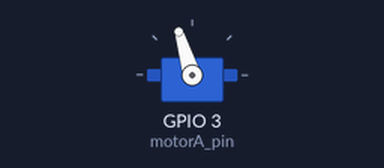
A sketch run on a simulated ESP32. Parts: servo. What the sketch prints to the serial monitor is not drawn.

Above: at 0.1 s.
At 24.7 s:
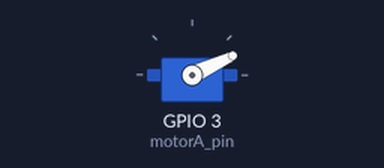
Timing chart, 0 to 26.7 s (numbered marks = the images above):
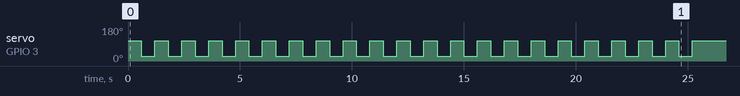

The sketch:

Feeding_machine_corecode.ino
```cpp
#include <ESP32_Servo.h>
#define MIN_SIGNAL 800
#define MAX_SIGNAL 1650

int motorA_pin = 3;

float weight = 3.0;
const float percount = 0.14;//1번 회전 당 weight(단위: g)

int N_times = weight / percount;//돌아야 하는 서보모터의 회전. (왔다갔다하는 수)

Servo motorA;

void setup() {
  Serial.begin(9600); // open the serial port
  Serial.println("Feeder status : ONLINE");
  motorA.attach(motorA_pin);

  for(int i = 0; i < N_times; i++)
  {
     motorA.writeMicroseconds(MAX_SIGNAL);
     delay(600);

     motorA.writeMicroseconds(MIN_SIGNAL);
     delay(600);
  }
  motorA.writeMicroseconds(MAX_SIGNAL);
  delay(600);
   motorA.detach();
   Serial.println("Job Finished.");
}

void loop() {
}
```
